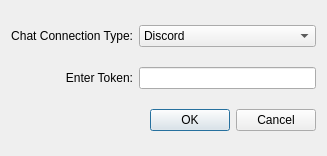
<?xml version="1.0" encoding="UTF-8"?>
<ui version="4.0">
 <class>Dialog</class>
 <widget class="QDialog" name="Dialog">
  <property name="geometry">
   <rect>
    <x>0</x>
    <y>0</y>
    <width>327</width>
    <height>156</height>
   </rect>
  </property>
  <property name="sizePolicy">
   <sizepolicy hsizetype="Expanding" vsizetype="Expanding">
    <horstretch>0</horstretch>
    <verstretch>0</verstretch>
   </sizepolicy>
  </property>
  <property name="windowTitle">
   <string>Add Server</string>
  </property>
  <layout class="QGridLayout" name="gridLayout" columnstretch="0,1">
   <item row="1" column="1">
    <widget class="QComboBox" name="connectionComboBox">
     <property name="sizePolicy">
      <sizepolicy hsizetype="Preferred" vsizetype="Fixed">
       <horstretch>0</horstretch>
       <verstretch>0</verstretch>
      </sizepolicy>
     </property>
     <item>
      <property name="text">
       <string>Discord</string>
      </property>
     </item>
    </widget>
   </item>
   <item row="3" column="0" colspan="2">
    <widget class="QDialogButtonBox" name="buttonBox">
     <property name="orientation">
      <enum>Qt::Horizontal</enum>
     </property>
     <property name="standardButtons">
      <set>QDialogButtonBox::Cancel|QDialogButtonBox::Ok</set>
     </property>
    </widget>
   </item>
   <item row="1" column="0">
    <widget class="QLabel" name="label">
     <property name="text">
      <string>Chat Connection Type:</string>
     </property>
     <property name="alignment">
      <set>Qt::AlignRight|Qt::AlignTrailing|Qt::AlignVCenter</set>
     </property>
    </widget>
   </item>
   <item row="2" column="0">
    <widget class="QLabel" name="label_2">
     <property name="text">
      <string>Enter Token:</string>
     </property>
     <property name="alignment">
      <set>Qt::AlignRight|Qt::AlignTrailing|Qt::AlignVCenter</set>
     </property>
    </widget>
   </item>
   <item row="2" column="1">
    <widget class="QLineEdit" name="tokenInput">
     <property name="sizePolicy">
      <sizepolicy hsizetype="Preferred" vsizetype="Fixed">
       <horstretch>0</horstretch>
       <verstretch>0</verstretch>
      </sizepolicy>
     </property>
    </widget>
   </item>
  </layout>
 </widget>
 <resources/>
 <connections>
  <connection>
   <sender>buttonBox</sender>
   <signal>accepted()</signal>
   <receiver>Dialog</receiver>
   <slot>accept()</slot>
   <hints>
    <hint type="sourcelabel">
     <x>248</x>
     <y>254</y>
    </hint>
    <hint type="destinationlabel">
     <x>157</x>
     <y>274</y>
    </hint>
   </hints>
  </connection>
  <connection>
   <sender>buttonBox</sender>
   <signal>rejected()</signal>
   <receiver>Dialog</receiver>
   <slot>reject()</slot>
   <hints>
    <hint type="sourcelabel">
     <x>316</x>
     <y>260</y>
    </hint>
    <hint type="destinationlabel">
     <x>286</x>
     <y>274</y>
    </hint>
   </hints>
  </connection>
 </connections>
</ui>
